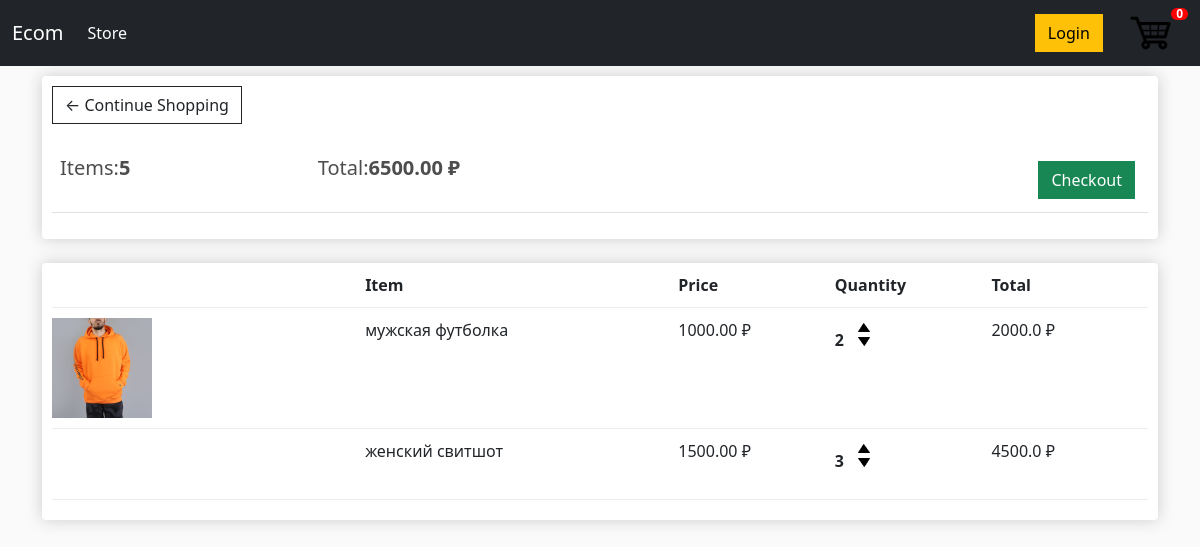
The app's page /cart/ (signed in), older data.
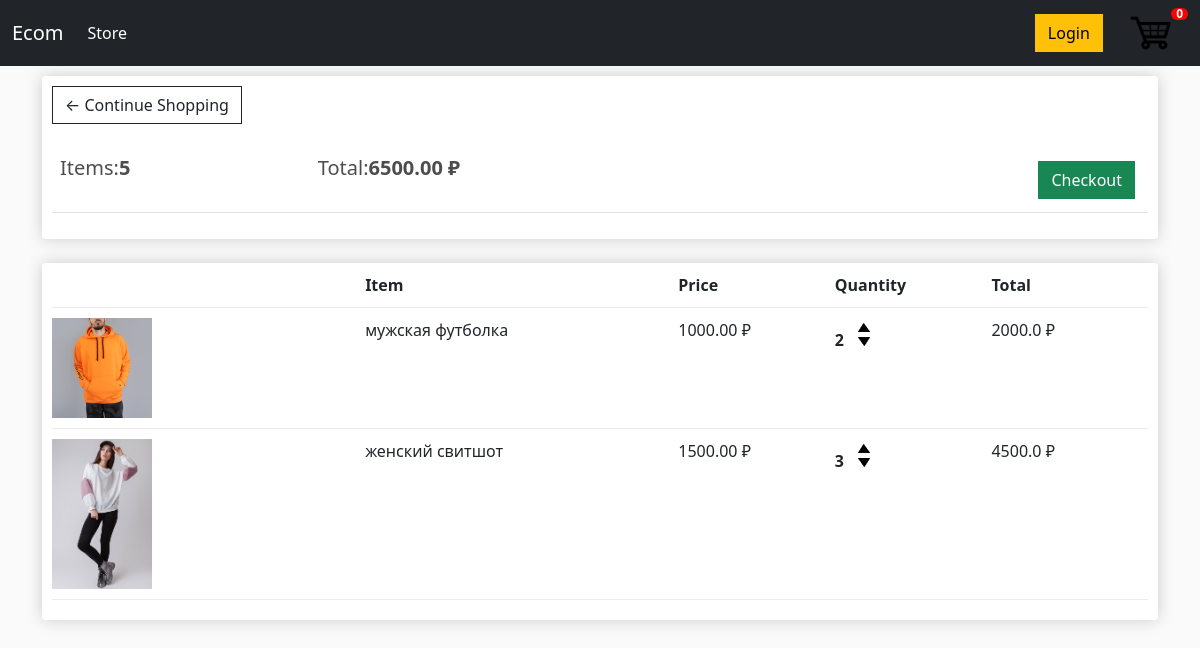
The same page, newer data.
### mainapp/models.py (models this page shows, shortened)
class OrderItem(models.Model):
    product = models.ForeignKey(Product, on_delete=models.SET_NULL, blank=True, null=True)
    order = models.ForeignKey(Order, on_delete=models.SET_NULL, blank=True, null=True)
    quantity = models.IntegerField(default=0, null=True, blank=True)
    date_added = models.DateTimeField(auto_now_add=True)
    @property
    def get_total(self):
        total = self.product.price * self.quantity
        return total

class Product(models.Model):
    name = models.CharField(max_length=200, null=True)
    price = models.FloatField()  # !!! not sure
    digital = models.BooleanField(default=False, null=True, blank=False)
    image = models.ImageField(null=True, blank=True)
    def imageURL(self):
        try:
            url = self.image.url
        except:
            url = ''
        return url

### mainapp/views.py (the view)
# urls.py: path('cart/', views.cart, name='cart'),
def cart(request):
    if request.user.is_authenticated:
        customer = request.user.customer
        order, created = Order.objects.get_or_create(customer=customer, complete=False)
        items = order.orderitem_set.all()
    else:
        items = []
        order = {'get_cart_total': 0, 'get_cart_items': 0}
    context = {'items': items, 'order': order}
    return render(request, 'mainapp/cart.html', context)

### mainapp/models.py (called while the page is built)
    def get_cart_total(self):
        orderitems = self.orderitem_set.all()
        total = sum([item.get_total for item in orderitems])
        return total

    def get_cart_items(self):
        orderitems = self.orderitem_set.all()
        items = sum([item.quantity for item in orderitems])
        return items

### mainapp/templates/mainapp/cart.html
{% extends 'mainapp/index.html' %}
{% load static %}
{% block content%}
    <div class="row">
        <div class="col-lg-12">
            <div class="box-element">
                <a class="btn btn-outline-dark" href="{% url 'store' %}">&#x2190; Continue Shopping</a>
                <br>
                <br>
                <table class="table">
                    <tr>
                        <th><h5>Items:<strong>{{order.get_cart_items}}</strong></h5></th>
                        <th><h5>Total:<strong>{{order.get_cart_total|floatformat:2}} ₽</strong></h5></th>
                        <th>
                            <a style="float:right;margin:5px" class="btn btn-success" href="{% url 'checkout' %}">Checkout</a>
                        </th>
                    </tr>
                </table>
            </div>
            <br>
            <div class="box-element">
                <div class="cart-row">
                    <div style="flex:2"></div>
                    <div style="flex:2"><strong>Item</strong></div>
                    <div style="flex:1"><strong>Price</strong></div>
                    <div style="flex:1"><strong>Quantity</strong></div>
                    <div style="flex:1"><strong>Total</strong></div>
                </div>
                {% for item in items %}
                <div class="cart-row">
                    <div style="flex:2"><img class="row-image" src="{{item.product.imageURL}}"></div>
                    <div style="flex:2">{{item.product.name}}</div>
                    <div style="flex:1">{{item.product.price|floatformat:2}} ₽</div>
                    <div style="flex:1">
						<p class="quantity">{{item.quantity}}</p>
						<div class="quantity">
							<img class="chg-quantity" src="{% static  'images/arrow-up.png' %}">
							<img class="chg-quantity" src="{% static  'images/arrow-down.png' %}">
						</div>
					</div>
					<div style="flex:1"><p>{{item.get_total}} ₽</p></div>
                </div>
                {% endfor %}
            </div>
        </div>
    </div>
{% endblock content%}

Row changes from the older to the newer data that the page shows:
changed through a linked row, OrderItem "женский свитшот": product.imageURL: picture added
